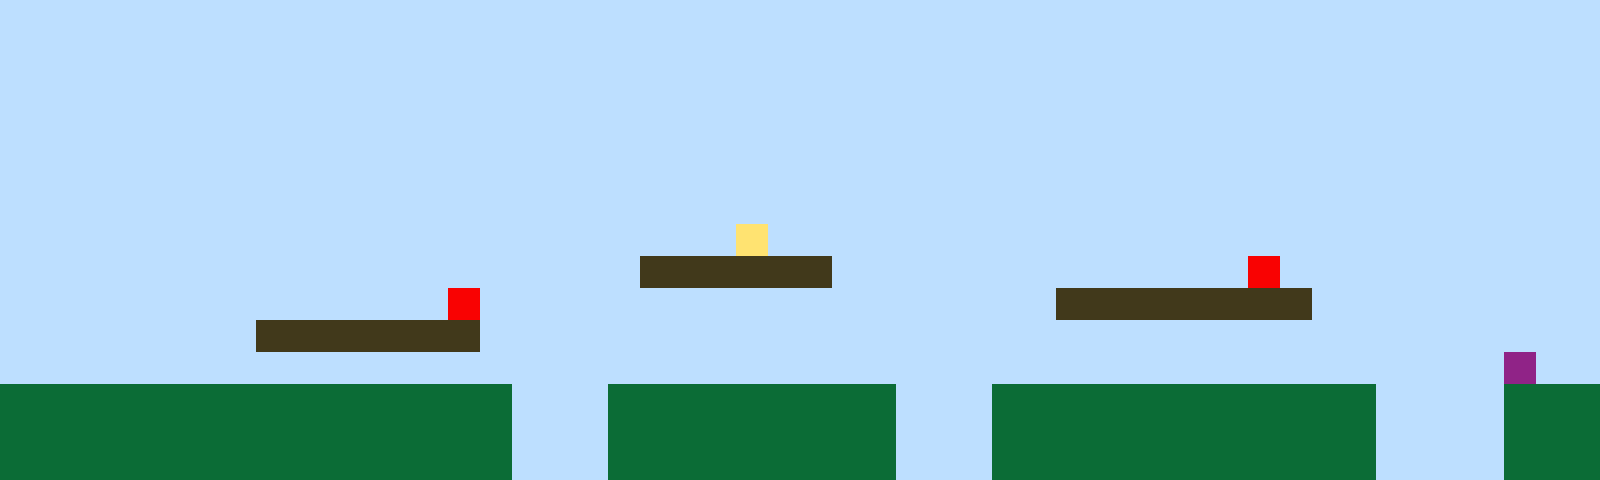

This game map was drawn from its Tiled (.tmx) file and the tilesets committed beside it. A one-line description and the full map source follow:
An orthogonal 50x15 tile map with 32x32 px tiles, 1 tile layer (Tile Layer 1).

<map version="1.10" tiledversion="1.11.2" orientation="orthogonal" renderorder="right-up" width="50" height="15" tilewidth="32" tileheight="32" infinite="0" nextlayerid="2" nextobjectid="1"><editorsettings><export target="map1.csv" format="csv" /></editorsettings><tileset firstgid="1" name="sprites" tilewidth="32" tileheight="32" tilecount="6" columns="3"><image source="sprites.png" width="96" height="64" /></tileset><layer id="1" name="Tile Layer 1" width="50" height="15"><data encoding="csv">1,1,1,1,1,1,1,1,1,1,1,1,1,1,1,1,1,1,1,1,1,1,1,1,1,1,1,1,1,1,1,1,1,1,1,1,1,1,1,1,1,1,1,1,1,1,1,1,1,1,1,1,1,1,1,1,1,1,1,1,1,1,1,1,1,1,1,1,1,1,1,1,1,1,1,1,1,1,1,1,1,1,1,1,1,1,1,1,1,1,1,1,1,1,1,1,1,1,1,1,1,1,1,1,1,1,1,1,1,1,1,1,1,1,1,1,1,1,1,1,1,1,1,1,1,1,1,1,1,1,1,1,1,1,1,1,1,1,1,1,1,1,1,1,1,1,1,1,1,1,1,1,1,1,1,1,1,1,1,1,1,1,1,1,1,1,1,1,1,1,1,1,1,1,1,1,1,1,1,1,1,1,1,1,1,1,1,1,1,1,1,1,1,1,1,1,1,1,1,1,1,1,1,1,1,1,1,1,1,1,1,1,1,1,1,1,1,1,1,1,1,1,1,1,1,1,1,1,1,1,1,1,1,1,1,1,1,1,1,1,1,1,1,1,1,1,1,1,1,1,1,1,1,1,1,1,1,1,1,1,1,1,1,1,1,1,1,1,1,1,1,1,1,1,1,1,1,1,1,1,1,1,1,1,1,1,1,1,1,1,1,1,1,1,1,1,1,1,1,1,1,1,1,1,1,1,1,1,1,1,1,1,1,1,1,1,1,1,1,1,1,1,1,1,1,1,1,1,1,1,1,1,1,1,1,1,1,1,1,1,1,1,1,1,1,1,1,1,1,1,1,1,1,1,1,1,1,1,1,1,1,1,1,1,1,1,1,1,1,1,1,1,1,4,1,1,1,1,1,1,1,1,1,1,1,1,1,1,1,1,1,1,1,1,1,1,1,1,1,1,1,1,1,1,1,1,1,1,1,1,1,1,1,1,1,1,1,1,1,1,3,3,3,3,3,3,1,1,1,1,1,1,1,1,1,1,1,1,1,5,1,1,1,1,1,1,1,1,1,1,1,1,1,1,1,1,1,1,1,1,1,1,1,1,5,1,1,1,1,1,1,1,1,1,1,1,1,1,1,1,1,1,1,3,3,3,3,3,3,3,3,1,1,1,1,1,1,1,1,1,1,1,1,1,1,1,1,1,3,3,3,3,3,3,3,1,1,1,1,1,1,1,1,1,1,1,1,1,1,1,1,1,1,1,1,1,1,1,1,1,1,1,1,1,1,1,1,1,1,1,1,1,1,1,1,1,1,1,1,1,1,1,1,1,1,1,1,1,1,1,1,1,1,1,1,1,1,1,1,1,1,1,1,1,1,1,1,1,1,1,1,1,1,1,1,1,1,6,1,1,2,2,2,2,2,2,2,2,2,2,2,2,2,2,2,2,1,1,1,2,2,2,2,2,2,2,2,2,1,1,1,2,2,2,2,2,2,2,2,2,2,2,2,1,1,1,1,2,2,2,2,2,2,2,2,2,2,2,2,2,2,2,2,2,2,2,1,1,1,2,2,2,2,2,2,2,2,2,1,1,1,2,2,2,2,2,2,2,2,2,2,2,2,1,1,1,1,2,2,2,2,2,2,2,2,2,2,2,2,2,2,2,2,2,2,2,1,1,1,2,2,2,2,2,2,2,2,2,1,1,1,2,2,2,2,2,2,2,2,2,2,2,2,1,1,1,1,2,2,2</data></layer></map>
